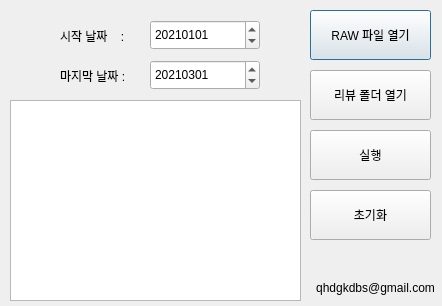
<?xml version="1.0" encoding="UTF-8"?>
<ui version="4.0">
 <class>Dialog</class>
 <widget class="QDialog" name="Dialog">
  <property name="geometry">
   <rect>
    <x>0</x>
    <y>0</y>
    <width>442</width>
    <height>306</height>
   </rect>
  </property>
  <property name="windowTitle">
   <string>Dialog</string>
  </property>
  <widget class="QDateEdit" name="START_DATE">
   <property name="geometry">
    <rect>
     <x>150</x>
     <y>20</y>
     <width>110</width>
     <height>30</height>
    </rect>
   </property>
   <property name="dateTime">
    <datetime>
     <hour>0</hour>
     <minute>0</minute>
     <second>0</second>
     <year>2021</year>
     <month>1</month>
     <day>1</day>
    </datetime>
   </property>
   <property name="minimumDateTime">
    <datetime>
     <hour>0</hour>
     <minute>0</minute>
     <second>0</second>
     <year>2020</year>
     <month>1</month>
     <day>1</day>
    </datetime>
   </property>
   <property name="displayFormat">
    <string>yyyyMMdd</string>
   </property>
  </widget>
  <widget class="QDateEdit" name="END_DATE">
   <property name="geometry">
    <rect>
     <x>150</x>
     <y>60</y>
     <width>110</width>
     <height>30</height>
    </rect>
   </property>
   <property name="dateTime">
    <datetime>
     <hour>0</hour>
     <minute>0</minute>
     <second>0</second>
     <year>2021</year>
     <month>3</month>
     <day>1</day>
    </datetime>
   </property>
   <property name="minimumDateTime">
    <datetime>
     <hour>0</hour>
     <minute>0</minute>
     <second>0</second>
     <year>2020</year>
     <month>1</month>
     <day>1</day>
    </datetime>
   </property>
   <property name="displayFormat">
    <string>yyyyMMdd</string>
   </property>
  </widget>
  <widget class="QLabel" name="label">
   <property name="geometry">
    <rect>
     <x>60</x>
     <y>20</y>
     <width>81</width>
     <height>31</height>
    </rect>
   </property>
   <property name="text">
    <string>시작 날짜    :</string>
   </property>
  </widget>
  <widget class="QLabel" name="label_2">
   <property name="geometry">
    <rect>
     <x>60</x>
     <y>60</y>
     <width>81</width>
     <height>31</height>
    </rect>
   </property>
   <property name="text">
    <string>마지막 날짜 :</string>
   </property>
  </widget>
  <widget class="QPushButton" name="openRAW">
   <property name="geometry">
    <rect>
     <x>310</x>
     <y>10</y>
     <width>121</width>
     <height>50</height>
    </rect>
   </property>
   <property name="text">
    <string>RAW 파일 열기</string>
   </property>
  </widget>
  <widget class="QPushButton" name="run">
   <property name="geometry">
    <rect>
     <x>310</x>
     <y>130</y>
     <width>121</width>
     <height>50</height>
    </rect>
   </property>
   <property name="text">
    <string>실행</string>
   </property>
  </widget>
  <widget class="QTextBrowser" name="showProgress">
   <property name="geometry">
    <rect>
     <x>10</x>
     <y>100</y>
     <width>291</width>
     <height>201</height>
    </rect>
   </property>
  </widget>
  <widget class="QLabel" name="email">
   <property name="geometry">
    <rect>
     <x>300</x>
     <y>280</y>
     <width>151</width>
     <height>16</height>
    </rect>
   </property>
   <property name="text">
    <string>qhdgkdbs@gmail.com</string>
   </property>
   <property name="alignment">
    <set>Qt::AlignCenter</set>
   </property>
   <property name="wordWrap">
    <bool>false</bool>
   </property>
  </widget>
  <widget class="QPushButton" name="clear">
   <property name="geometry">
    <rect>
     <x>310</x>
     <y>190</y>
     <width>121</width>
     <height>50</height>
    </rect>
   </property>
   <property name="text">
    <string>초기화</string>
   </property>
  </widget>
  <widget class="QPushButton" name="openFolder">
   <property name="geometry">
    <rect>
     <x>310</x>
     <y>70</y>
     <width>121</width>
     <height>50</height>
    </rect>
   </property>
   <property name="text">
    <string>리뷰 폴더 열기</string>
   </property>
  </widget>
 </widget>
 <resources/>
 <connections/>
</ui>
